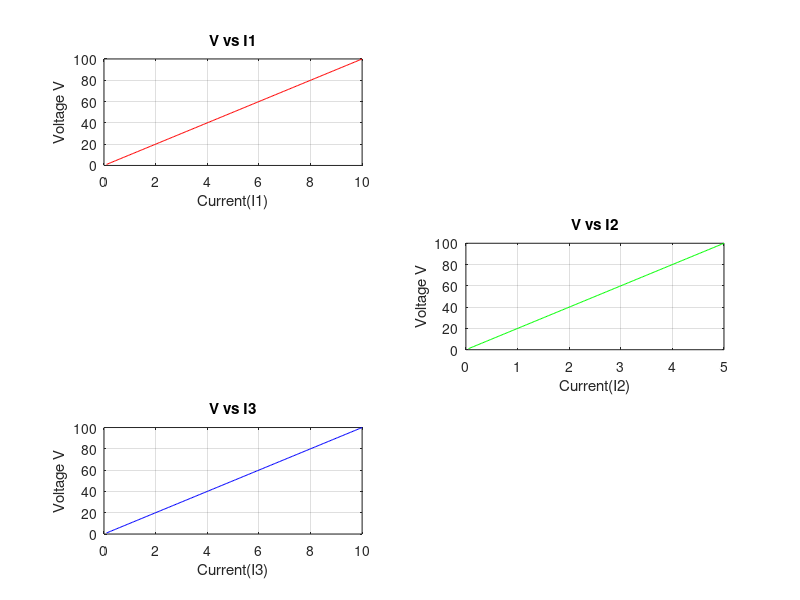

This chart was generated by the following MATLAB code:
%To implement ohm's law formula,we need a resistor R and voltage V across
%it
R1 = 10;
R2 = 20;
R3 = 40;
%Taking a vector V contaning values of V
V = 1:0.5:100;   %Range of V is from 1 to 100 with 0.5 V interval
I1 = V/R1;
I2 = V/R2;
I3 = V/R3;
%plotting the subplot of V vs I.
subplot(3,2,1);
plot(I1,V,"r");
title("V vs I1");
ylabel("Voltage V");
xlabel("Current(I1)");
grid on;

subplot(3,2,4);
plot(I2,V,"g");
title("V vs I2");
ylabel("Voltage V");
xlabel("Current(I2)");
grid on;

subplot(3,2,5);
plot(I1,V,"b");
title("V vs I3");
ylabel("Voltage V");
xlabel("Current(I3)");
grid on;

%saveas(gcf, 'Fig2.png');

